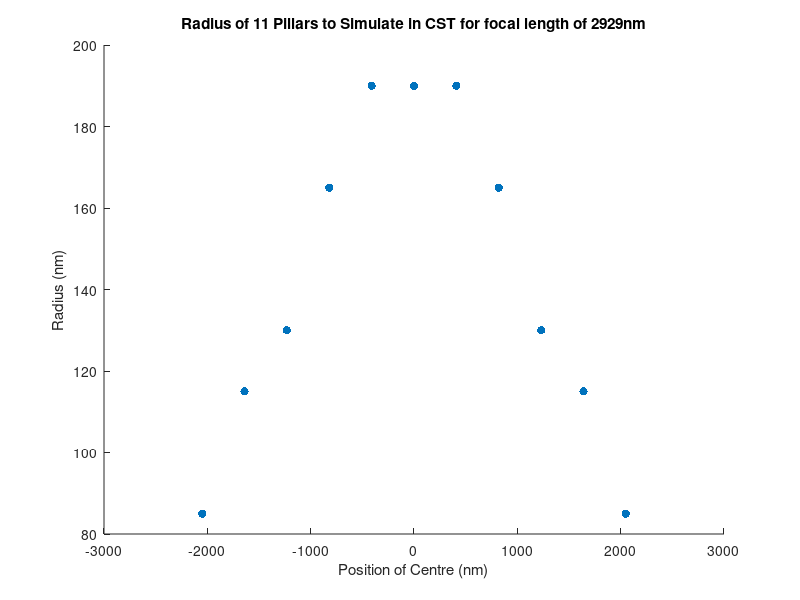

This figure's MATLAB source:
%% SINGLE LINE FOR CST
close all;
clear;
clc;

load('Lens_Small/Lens_Small.mat')

D=combodiam(5,:);
X=-5*410:410:5*410;

%Px=0.41; %period in x in um (distance between pillar centres)
D(end)=85*2;
figure;
scatter(X,D./2,'filled');
title('Radius of 11 Pillars to Simulate in CST for focal length of 2929nm');
ylabel('Radius (nm)')
xlabel('Position of Centre (nm)')
